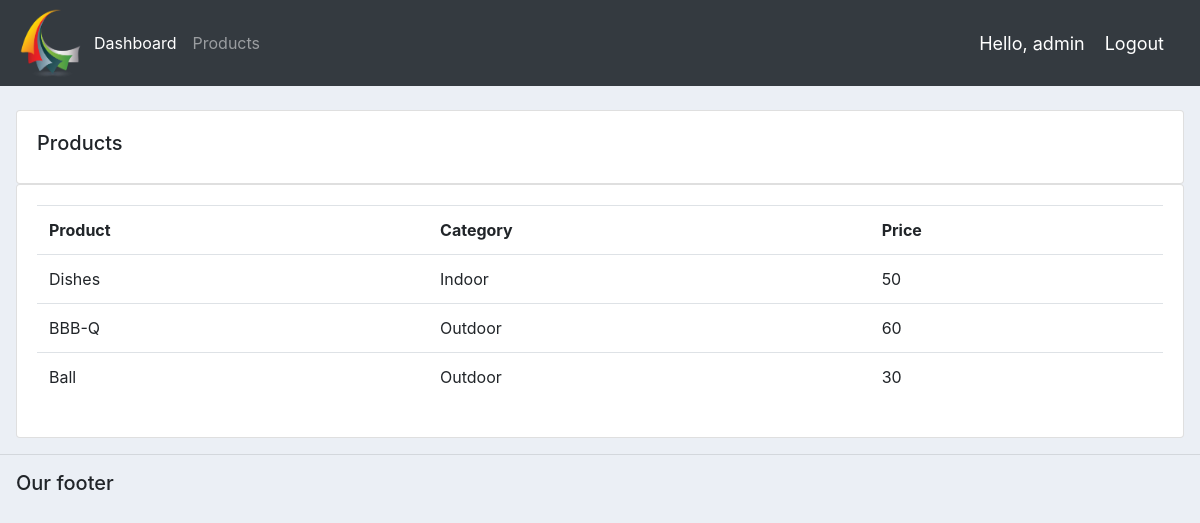
Screenshot of /products/ (signed in) with the database file from the repository.
### accounts/models.py (models this page shows, shortened)
class Product(models.Model):
    CATEGORY = (    ('Indoor', 'Indoor'),
                    ('Outdoor', 'Outdoor')
               )
    name = models.CharField(max_length=200, null=True)
    price = models.CharField(max_length=200, null=True)
    category = models.CharField(max_length=200, null=True, choices=CATEGORY)
    description = models.CharField(max_length=200, null=True, blank=True)
    date_created = models.DateTimeField(auto_now_add=True, null=True)
    tags = models.ManyToManyField(Tag)

### accounts/decorators.py (the view)
        def wrapper_func(request, *args, **kwargs):
            group = None
            if request.user.groups.exists():
                group = request.user.groups.all()[0].name
            if group in allowed_roles:
                return view_func(request, *args, **kwargs)
            else:
                return HttpResponse('You are not authorized to view this page.')

### accounts/views.py (called while the page is built)
@login_required(login_url='login')
@allowed_users(allowed_roles=['admin'])
def products(request):
    products = Product.objects.all()
    return render(request, 'accounts/products.html', {'products': products})

### accounts/templates/accounts/products.html
{% extends 'accounts/main.html' %}
{% block content %}
<br>
<div class="row pl-3 pr-3">
  <div class="col-md">
    <div class="card card-body">
      <h5>Products</h5>
    </div>
    <div class="card card-body">
      <table class="table">
        <tr>
          <th>Product</th>
          <th>Category</th>
          <th>Price</th>
        </tr>
        {% for product in products %}
        <tr>
          <td>{{ product.name }}</td>
          <td>{{ product.category }}</td>
          <td>{{ product.price }}</td>
        </tr>
        {% endfor %}
      </table>
    </div>
  </div>
</div>
{% endblock %}

### accounts/templates/accounts/navbar.html (shortened to what this page needs)
{% load static %}
<nav class="navbar navbar-expand-lg navbar-dark bg-dark">
  <img src="{% static 'images/logo.png' %}" height="70px" width="70px" alt="">
  <div class="collapse navbar-collapse" id="navbarNav">
    <ul class="navbar-nav">
      {% if request.user.is_staff %}
      <li class="nav-item active">
        <a class="nav-link" href=" {% url 'home' %} ">Dashboard<span class="sr-only">(current)</span></a>
      </li>
      <li class="nav-item">
        <a class="nav-link" href="{% url 'products' %}">Products</a>
      </li>
      {% else %}
       <li class="nav-item">
        <a class="nav-link" href="{% url 'account' %}">Settings</a>
      </li>
      {% endif %}
    </ul>
  </div>
  <span class="hello_msg">Hello, {{request.user}}</span>
  <span><a class="hello_msg" href="{% url 'logout' %}">Logout</a></span>
</nav>

### static/css/main.css (style rules this page uses)
body { background-color: #ebeff5; }

### accounts/templates/accounts/navbar.html (style rules this page uses)
.hello_msg { font-size: 18px; color: #fff; margin-right: 20px; }

### rows the page displays
Product: name "Dishes", category "Indoor", price "50"
Product: name "BBB-Q", category "Outdoor", price "60"
Product: name "Ball", category "Outdoor", price "30"

### other values shown
{{ request.user }} "admin"
